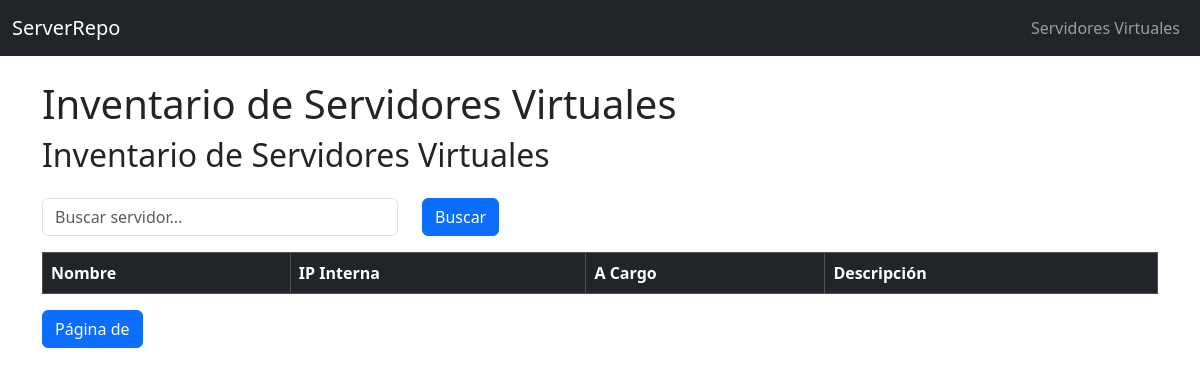
The app's page /virtuales/ (signed in), older data.
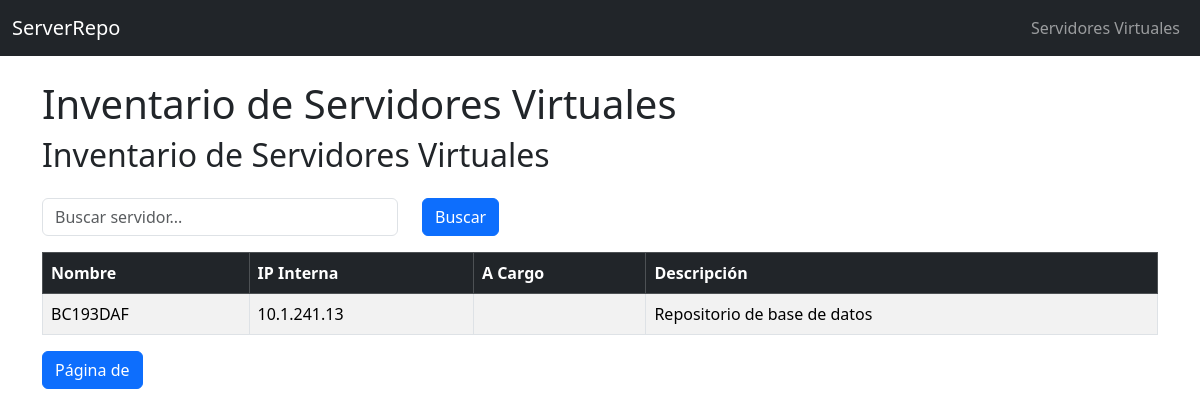
The same page, newer data.
### inventario/models.py (models this page shows, shortened)
class ServidorVirtual(models.Model):
    nombre=models.CharField(max_length=120, unique=True)
    hipervisor = models.ForeignKey(
        Hipervisor, on_delete=models.SET_NULL, null=True
    )
    sistema_operativo = models.ForeignKey(
        SistemaOperativo, on_delete=models.SET_NULL, null=True
    )
    sede = models.ForeignKey(
        Sede, on_delete=models.SET_NULL, null=True
    )
    servidor_fisico=models.ForeignKey(
        ServidorFisico, on_delete=models.CASCADE, related_name="virtuales", null=True, blank=True
    )
    servicio = models.ForeignKey(
        Servicio, on_delete=models.SET_NULL, null=True, blank=True
    )
    a_cargo = models.CharField(max_length=50, blank=True)
    ip_int=models.GenericIPAddressField(null=True, blank=True)
    ip_ext=models.GenericIPAddressField(null=True, blank=True)
    dns_int=models.CharField(max_length=300, blank=True)
    dns_ext=models.CharField(max_length=300, blank=True)
    puertos_int=models.CharField(max_length=100, blank=True)
    puertos_ext=models.CharField(max_length=100, blank=True)
    mac_addres=models.CharField(max_length=20, blank=True)
    cpu = models.FloatField(null=True, blank=True)
    memoria_ram = models.FloatField(null=True, blank=True)
    almacenamiento = models.FloatField(null=True, blank=True)
    descripcion=models.TextField(blank=True)
    documento=models.FileField(
        upload_to='documentos_servidores',
        null=True,
        blank=True
    )
    class Meta:
        ordering=['nombre']

### inventario/views.py (the view)
# urls.py: path("virtuales/", views.lista_virtuales, name="lista_virtuales"),
@login_required
def lista_virtuales(request):
    servidores = ServidorVirtual.objects.all()
    es_admin = ServidorVirtual.objects.all()
    es_admin = request.user.groups.filter(name="Administradores").exists()
    context = {
        "servidores": servidores,
        "es_admin": es_admin
    }
    sede = request.GET.get("sede")
    hipervisor = request.GET.get("hipervisor")
    os = request.GET.get("os")
    if sede:
        servidores = servidores.filter(Sede=sede)
    if hipervisor:
        servidores = servidores.filter(Hipervizor=hipervisor)
    if os:
        servidores = servidores.filter(O_S=os)
    return render(request, "inventario/lista_virtuales.html", {
        "servidores": servidores
    })

### inventario/templates/inventario/lista_virtuales.html (shortened to what this page needs)
{% extends "base.html" %}
{% block content %}
<h1>Inventario de Servidores Virtuales</h1>
<div class="d-flex justify-content-between mb-3">
<h2>Inventario de Servidores Virtuales</h2>
</div>
<form method="GET" class="row mb-3">
<div class="col-md-4">
<input type="text" name="q" class="form-control"
placeholder="Buscar servidor..."
value="{{ query|default:'' }}">
</div>
<div class="col">
<button class="btn btn-primary">Buscar</button>
</div>
</form>
<table class="table table-striped table-bordered">
<thead class="table-dark">
<tr>
<th>Nombre</th>
<th>IP Interna</th>
{% if es_admin %}
<th>Hipervisor</th>
<th>OS</th>
<th>Sede</th>
<th>CPU</th>
<th>RAM</th>
<th>Almacenamiento</th>
{% else %}
<th>A Cargo</th>
<th>Descripción</th>
{% endif %}
</tr>
</thead>
<tbody>
{% for s in servidores %}
<tr>
<td>{{ s.nombre }}</td>
<td>{{ s.ip_int }}</td>
{% if es_admin %}
<td>{{ s.hipervizor }}</td>
<td>{{ s.sistema_operativo }}</td>
<td>{{ s.sede }}</td>
<td>{{ s.cpu }}</td>
<td>{{ s.memoria_ram }}</td>
<td>{{ s.almacenamiento }}</td>
<td>{{ s.documento }}</td>
{% else %}
<td>{{ s.a_cargo }}</td>
<td>{{ s.descripcion }}</td>
{% endif %}
</tr>
{% endfor %}
</tbody>
</table>
<nav>
<ul class="pagination">
<li class="page-item active">
<span class="page-link">
Página {{ servidores.number }} de {{ servidores.paginator.num_pages }}
</span>
</li>
</ul>
</nav>
{% endblock %}

### templates/base.html (shortened to what this page needs)
<!DOCTYPE html>
<html lang="es">
<head>
<link href="https://cdn.jsdelivr.net/npm/bootstrap@5.3.2/dist/css/bootstrap.min.css" rel="stylesheet">
</head>
<body>
<nav class="navbar navbar-dark bg-dark navbar-expand-lg">
<div class="container-fluid">
<a class="navbar-brand" href="#">ServerRepo</a>
<div class="navbar-nav">
<a class="nav-link" href="/virtuales/">Servidores Virtuales</a>
</div>
</div>
</nav>
<div class="container mt-4">
{% block content %}
{% endblock %}
</div>
</body>
</html>

Row changes from the older to the newer data that the page shows:
added ServidorVirtual: nombre "BC193DAF", ip_int "10.1.241.13", descripcion "Repositorio de base de datos"
